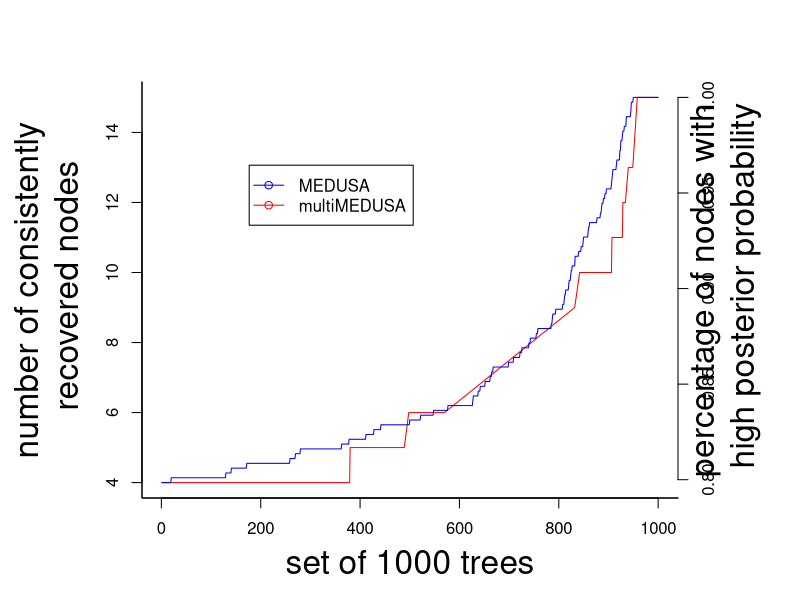

Generate this figure with R:
# This code plots for each of the set of 1000 trees:
# * the percentage of node splits with hight posterior probability (> 0.95)
# * the number of nodes consistenly recovered across the set of 1000 trees, which 
#   is the number of node splits found in more than 950 trees.

multimedusa <- read.csv("output/multimedusa_output.csv", header=FALSE)
medusa      <- read.csv("output/percentage_nodes_high_post_prob.csv", header=FALSE)

png(filename="figures/plot_medusa_multimedusa_tests.png")
par(bty="l", cex.main=2, cex.lab=2)
par(mar=c(5,7,4,6)+0.1)

plot(multimedusa$V1, multimedusa$V2, col="red", type="l", xlab="set of 1000 trees",
      ylab="number of consistently\n recovered nodes")

par(new=TRUE)
plot(medusa$V1, medusa$V2, col="blue", type="l", xaxt="n", yaxt="n", xlab="", ylab="")
axis(4)
mtext("percentage of nodes with\n high posterior probability", side=4, line=3, cex=2)
legend("topleft", legend=c("MEDUSA","multiMEDUSA"), lty=1, pch=1, col=c("blue","red"), inset=0.2)

dev.off()
